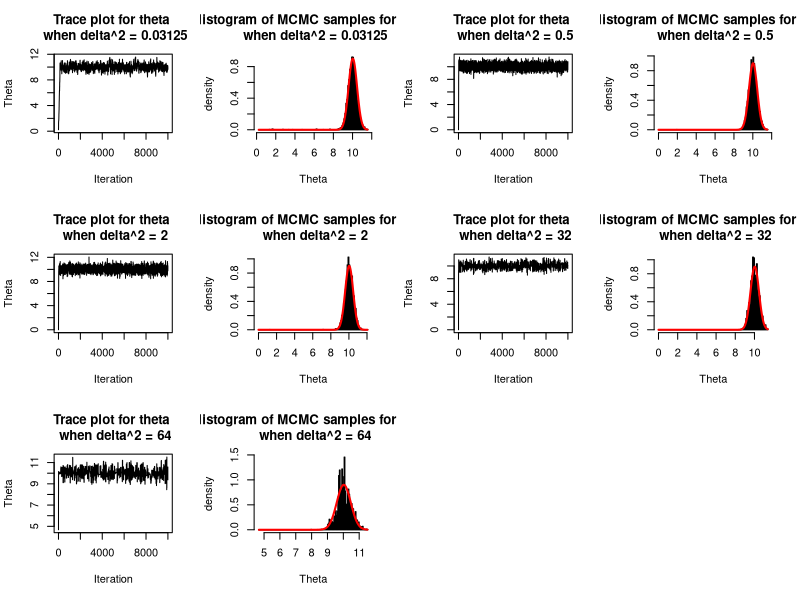
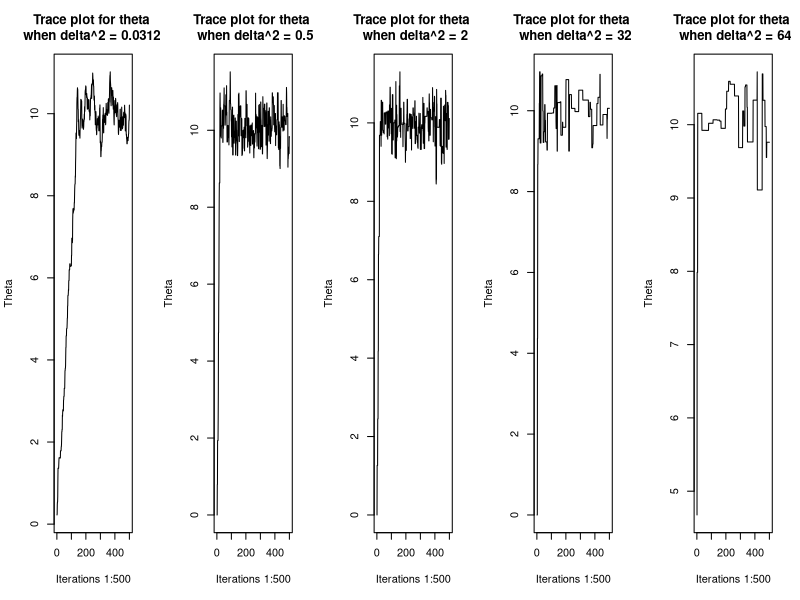
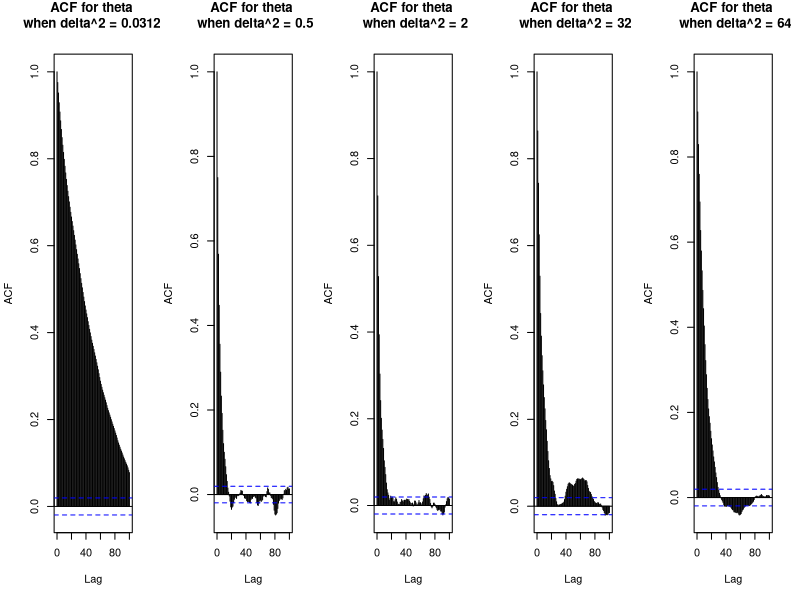

These figures' R source, in order:
#####  Metropolis algorithm for normal data with known variance
#####  Data: y_1,..,y_n | theta ~ N(theta, sigma^2) with sigma^2 known
#####  Prior: theta ~ N(mu, tau^2)
#####  Proposal distribution: J_k(theta^star|theta^(k-1))=N(theta^(k-1), delta^2)
#####  Posterior distribution: N(mu_n, tau^2_n)
#####  with:    tau^2_n = 1/((n/sigma^2)+(1/tau^2)) and mu_n=tau^2_n*((n/sigma^2)*ybar+(1/tau^2)*mu)



## Data

y <- c(9.37,10.18,9.16,11.60,10.33)
sigma2 <- 1
n <- length(y)
ybar <- mean(y)

## Prior 
mu <- 5
tau2 <- 10

## Posterior parameters
tau2.n <- 1/((n/sigma2)+(1/tau2))
mu.n <- tau2.n*(((n/sigma2)*ybar)+(mu/tau2))


## Metropolis algorithm

sample.theta.metrop <- function(theta.k,var.proposal,y,sigma2,mu,tau2){
	
	# this is a switch to keep track of the accepted values
	accept <- 0
	# proposing a candidate value
	theta.star <- rnorm(1,theta.k,sqrt(var.proposal))
	
	# evaluating the metropolis ratio r=p(theta.star|y)/p(theta.k|y)
	# numerator: p(theta.star|y)=p(y_1,..,y_n|theta.star)*p(theta.star)/p(y), where p(y) is cancelled off.
	log.num <- sum(dnorm(y,theta.star,sqrt(sigma2),log=TRUE))+dnorm(theta.star,mu,sqrt(tau2),log=TRUE)
	
	# denominator: p(theta.k|y)=p(y_1,..,y_n|theta.k)*p(theta.k)/p(y), where p(y) is cancelled off.
	log.den <- sum(dnorm(y,theta.k,sqrt(sigma2),log=TRUE))+dnorm(theta.k,mu,sqrt(tau2),log=TRUE)
	
	r <- exp(log.num-log.den)
	
	# drawing a u~Unif(0,1)
	u <- runif(1,0,1)
	
	# deciding whether to accept or reject
	if(r >1){
		new.theta <- theta.star	
	}
	if(r <=1){
		if(u <r){
			new.theta <- theta.star	
		}
		if(u >= r){
			new.theta <- theta.k	
		}
	}
	
	# Here we keep track of the number of acceptance 
	if(new.theta==theta.star){
		accept <- 1 
	}
	
	# I want to return two objects: the new value of theta and the acceptance counter.
	# We can return different type of outputs in a list format in R 
	out <- list(new.theta=new.theta,accept=accept)
	
	return(out)
}





### Running the Metropolis algorithm

S <- 10000


## Initial value for theta
theta.init <- 0

## Different values for the variance proposal delta^2: 1/32,1/2,2,32,64
delta2 <- c(1/32,1/2,2,32,64)

## We store the output in a matrix with S rows and 5 columns, one for each value of delta^2, the variance of
## the proposal distribution
theta.MCMC <- matrix(0,nrow=S,ncol=5)
## We store the acceptance rates in a 5x1 vector, one for each choice of delta^2
accept.rate <- rep(0,5)

## The outer loop is for the various values of delta^2; the inner loop are the MCMC iterations
set.seed(0) # Note that the seed here is different from that for the lecture slides. Compare the results.

for(j in 1:5){
	no.accept <- 0
	for(k in 1:S){
	
		if(k==1){
			theta <- theta.init	
		}
		out.theta <- sample.theta.metrop(theta,delta2[j],y,sigma2,mu,tau2)
		new.theta <- out.theta$new.theta
		no.accept <- no.accept+out.theta$accept
		
		theta <- new.theta
		theta.MCMC[k,j] <- theta
		print(k)
	}
	accept.rate[j] <- no.accept/S
}


## Looking at the acceptance rate
accept.rate


## Trace plots
par(mfrow=c(3,4))
for(j in 1:5){
	plot(theta.MCMC[,j],ylab="Theta",xlab="Iteration",main=paste("Trace plot for theta \n when delta^2 =",delta2[j]),type="l",lwd=1,lty=1)
	hist(theta.MCMC[,j],col="grey",prob=TRUE,xlab="Theta",ylab="density",main=paste("Histogram of MCMC samples for theta \n when delta^2 =",delta2[j]),breaks=100)
	lines(seq(min(theta.MCMC[,j]),max(theta.MCMC[,j]),length=1000),
		  dnorm(seq(min(theta.MCMC[,j]),max(theta.MCMC[,j]),length=1000),mu.n,sqrt(tau2.n)),col="red",type="l",lwd=2)
}


## Looking at the trace plots more closely
par(mfrow=c(1,5))
for(j in 1:5){
	plot(theta.MCMC[1:500,j],ylab="Theta",xlab="Iterations 1:500",main=paste("Trace plot for theta \n when delta^2 =",delta2[j]),type="l",lwd=1,lty=1)
}


## Autocorrelation function
# In practice, for the purpose of thinning, you should plot the acf plot after removing burn-in period.
par(mfrow=c(1,5))
for(j in 1:5){
	acf(theta.MCMC[,j],main=paste("ACF for theta \n when delta^2 =",delta2[j]),lag.max=100)
}


## Computing the lag-1 autocorrelation
lag1.acf <- rep(0,5)
for(j in 1:5){
	lag1.acf[j] <- acf(theta.MCMC[,j],lag.max=1,plot=FALSE)$acf[2,1,1]
}

lag1.acf






